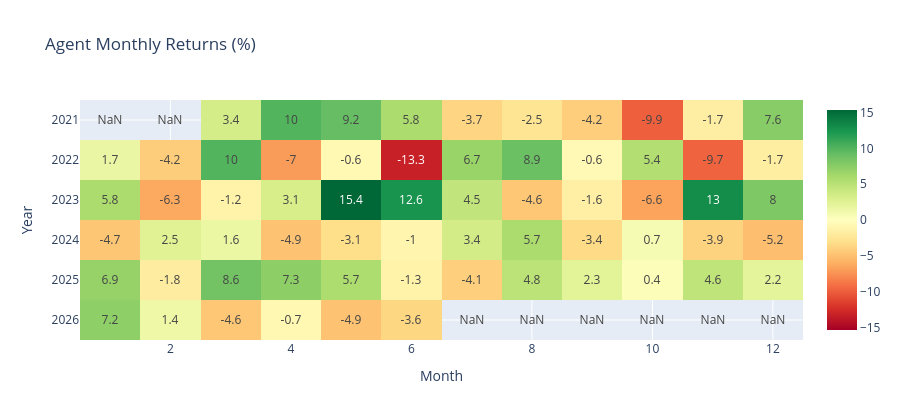

Write notebook code for a chart like this one.
### Markdown cell above
## 5. Monthly Returns Heatmap (agent)

### Code cell
monthly = (
    results.set_index('date')['log_return']
    .resample('ME').sum()
    .pipe(lambda s: (np.exp(s) - 1) * 100)
)
hm = monthly.to_frame('ret')
hm['year'], hm['month'] = hm.index.year, hm.index.month
pivot = hm.pivot(index='year', columns='month', values='ret')
fig = go.Figure(go.Heatmap(z=pivot.values, x=pivot.columns, y=pivot.index,
                           colorscale='RdYlGn', zmid=0,
                           text=np.round(pivot.values, 1), texttemplate='%{text}'))
fig.update_layout(title='Agent Monthly Returns (%)', xaxis_title='Month',
                  yaxis_title='Year', yaxis_autorange='reversed', height=420)
fig.show()

### Figure 1 — Plotly figure (JSON) as saved in the notebook; plotly's stock layout.template omitted (floating-point values rounded to 4 significant figures)
{"data": [{"colorscale": [[0, "rgb(165,0,38)"], [0.1, "rgb(215,48,39)"], [0.2, "rgb(244,109,67)"], [0.3, "rgb(253,174,97)"], [0.4, "rgb(254,224,139)"], [0.5, "rgb(255,255,191)"], [0.6, "rgb(217,239,139)"], [0.7, "rgb(166,217,106)"], [0.8, "rgb(102,189,99)"], [0.9, "rgb(26,152,80)"], [1, "rgb(0,104,55)"]], "text": [[NaN, NaN, 3.4, 10.0, 9.2, 5.8, -3.7, -2.5, -4.2, -9.9, -1.7, 7.6], [1.7, -4.2, 10.0, -7.0, -0.6, -13.3, 6.7, 8.9, -0.6, 5.4, -9.7, -1.7], [5.8, -6.3, -1.2, 3.1, 15.4, 12.6, 4.5, -4.6, -1.6, -6.6, 13.0, 8.0], [-4.7, 2.5, 1.6, -4.9, -3.1, -1.0, 3.4, 5.7, -3.4, 0.7, -3.9, -5.2], [6.9, -1.8, 8.6, 7.3, 5.7, -1.3, -4.1, 4.8, 2.3, 0.4, 4.6, 2.2], [7.2, 1.4, -4.6, -0.7, -4.9, -3.6, NaN, NaN, NaN, NaN, NaN, NaN]], "texttemplate": "%{text}", "type": "heatmap", "x": [1, 2, 3, 4, 5, 6, 7, 8, 9, 10, 11, 12], "y": [2021, 2022, 2023, 2024, 2025, 2026], "z": [[NaN, NaN, 3.378, 10.0, 9.184, 5.751, -3.666, -2.529, -4.203, -9.875, -1.663, 7.564], [1.684, -4.233, 10.01, -7.011, -0.6256, -13.29, 6.75, 8.934, -0.602, 5.357, -9.736, -1.701], [5.794, -6.339, -1.221, 3.148, 15.37, 12.57, 4.497, -4.586, -1.562, -6.609, 13.05, 8.006], [-4.653, 2.457, 1.628, -4.884, -3.093, -0.9839, 3.426, 5.729, -3.386, 0.7041, -3.902, -5.156], [6.86, -1.785, 8.605, 7.3, 5.707, -1.322, -4.081, 4.815, 2.322, 0.3523, 4.626, 2.186], [7.23, 1.398, -4.597, -0.6936, -4.866, -3.643, NaN, NaN, NaN, NaN, NaN, NaN]], "zmid": 0}], "layout": {"height": 420, "title": {"text": "Agent Monthly Returns (%)"}, "xaxis": {"title": {"text": "Month"}}, "yaxis": {"autorange": "reversed", "title": {"text": "Year"}}}}
